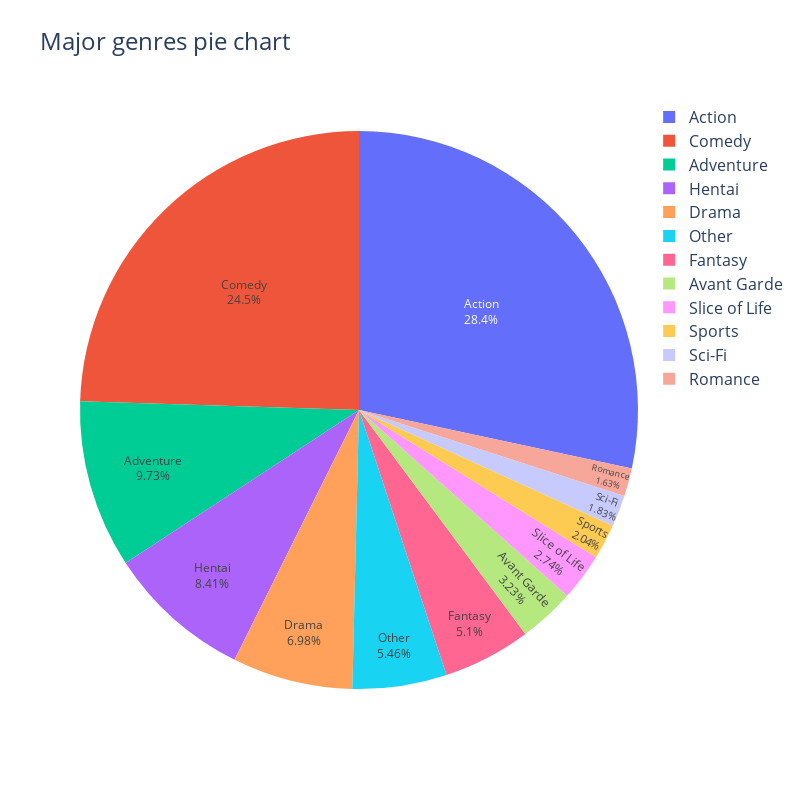

The code cell stored with this chart in its notebook:
### Code cell
fig = px.pie(
    names=filtered_genre_counts.index,
    values=filtered_genre_counts.values,
    title=' Major genres pie chart',
    width=800,  
    height=800  
)

fig.update_traces(
    textposition='inside',
    textinfo='percent+label' 
)
fig.update_layout(
    title_font_size=24,
    legend_font_size=16  
)
fig.write_image("MJ.png") 
fig.show()

### Figure 1 — Plotly figure (JSON) as saved in the notebook; plotly's stock layout.template omitted (floating-point values rounded to 4 significant figures)
{"data": [{"domain": {"x": [0, 1], "y": [0, 1]}, "hovertemplate": "label=%{label}<br>value=%{value}<extra></extra>", "labels": ["Action", "Comedy", "Adventure", "Hentai", "Drama", "Other", "Fantasy", "Avant Garde", "Slice of Life", "Sports", "Sci-Fi", "Romance"], "legendgroup": "", "name": "", "showlegend": true, "textinfo": "percent+label", "textposition": "inside", "type": "pie", "values": [3928, 3394, 1348, 1165, 967, 756, 706, 448, 380, 282, 253, 226]}], "layout": {"height": 800, "legend": {"font": {"size": 16}, "tracegroupgap": 0}, "title": {"font": {"size": 24}, "text": " Major genres pie chart"}, "width": 800}}
